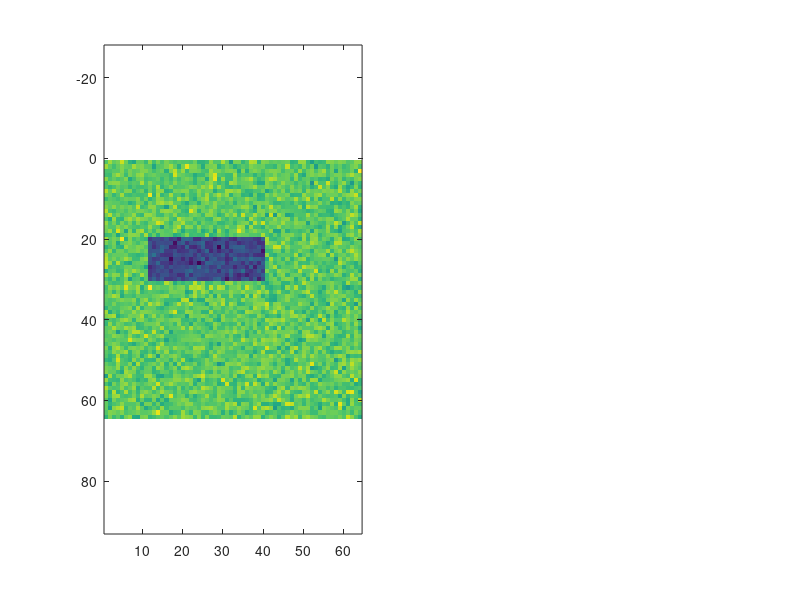

Recreate this plot in MATLAB.

TR=2;
t=1:2:239;
brain=randn(64, 64, 28, 240);
% happy=repmat(0, 10, 1);
% sad=repmat(1, 10, 1);
% happysad=[happy sad];
% happysad=happysad(:);
% design=repmat(happysad, 6, 1);

design=repmat([repmat(0,10,1);repmat(1, 10,1)], 6, 1);
% ROI region of interest

ROI= [20:30, 12:40, 18:23];
brain(20:30, 12:40, 18:23,find(design))=...
    brain(20:30, 12:40, 18:23,find(design))-1;
imagesc(brain(:, :, 20, 13));
sad=mean(brain(:,:,20,find(design)),4)
subplot(1,2,1)
imagesc(squeeze(sad))
happy=mean(brain(:,:,20,find(design)),4)
axis equal